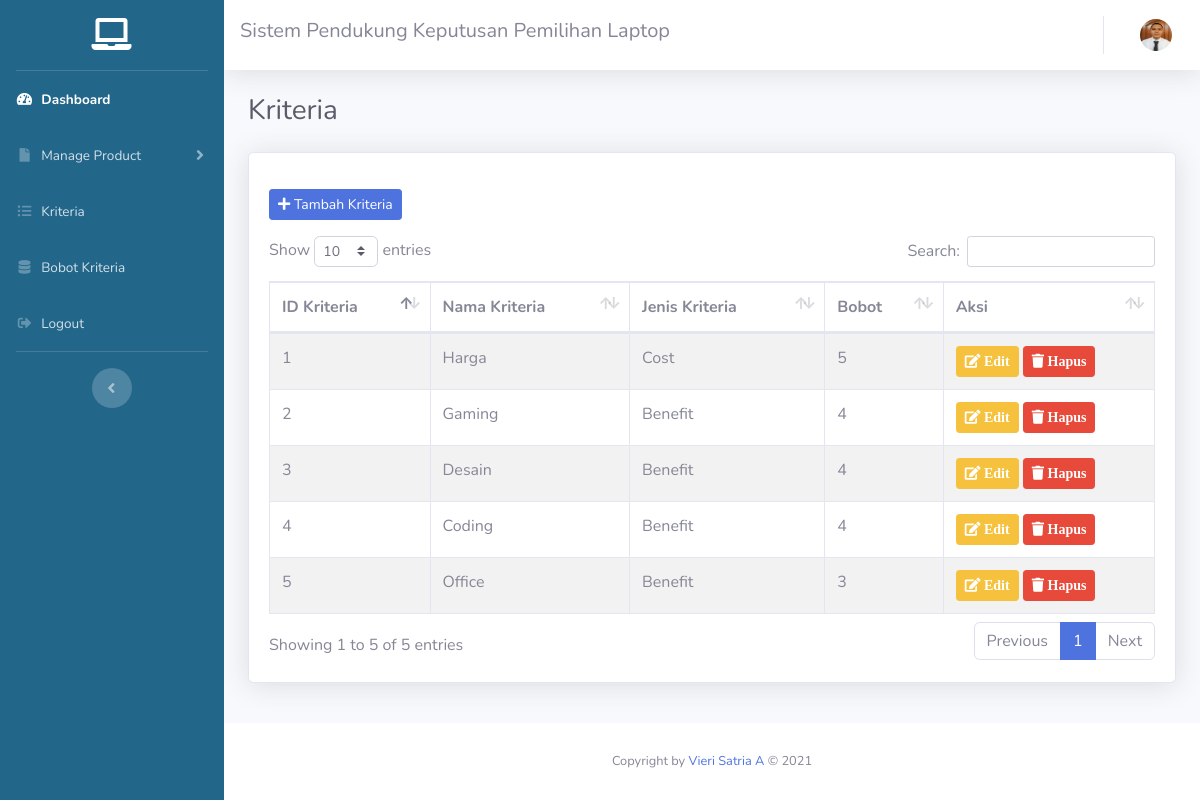
The app's page /admin/kriteria.php with its own data.
### tables this page shows
CREATE TABLE `kriteria` (
  `no_kriteria` int(11) NOT NULL,
  `nama_kriteria` varchar(50) NOT NULL,
  `jenis_kriteria` varchar(30) NOT NULL,
  `bobot` int(11) DEFAULT NULL
);

### admin/kriteria.php (the view, shortened to what this page needs)
<?php
include 'inc/header.php';
?>
<div class="container-fluid">
  <div class="d-sm-flex align-items-center justify-content-between mb-4">
    <h1 class="h3 mb-0 text-gray-800">Kriteria</h1>
  </div>
  <div class="card shadow mb-4">
    <div class="card-body">
      <a href="tambah_kriteria.php" class="btn btn-primary btn-sm my-3"><i class="fas fa-plus"></i> Tambah Kriteria</a>
      <div class="table-responsive">
        <table class="table table-bordered table-hover table-striped" id="dataTable" width="100%">
          <thead>
            <tr>
              <th>ID Kriteria</th>
              <th>Nama Kriteria</th>
              <th>Jenis Kriteria</th>
              <th>Bobot</th>
              <th>Aksi</th>
            </tr>
          </thead>
          <tbody>
            <?php
            include "../koneksi.php";
            $query = mysqli_query($koneksi, "SELECT * FROM kriteria order by no_kriteria ASC");
            while ($row = mysqli_fetch_array($query)) {
              echo "
                            <tr>
                                <td>$row[no_kriteria]</td>
                                <td>$row[nama_kriteria]</td>
                                <td>$row[jenis_kriteria]</td>
                                <td>$row[bobot]</td>
                            <td>
                                <a href='edit_kriteria.php?no_kriteria=$row[no_kriteria]' class='btn btn-warning btn-sm'><span class='fa fa-edit'aria-hidden='true'> Edit</span></a>
                                <a href='hapus_kriteria.php?no_kriteria=$row[no_kriteria]' onclick='return confirm('Yakin ingin menghapus data ini?')' class='btn btn-danger btn-sm'><span class='fa fa-trash'aria-hidden='true'> Hapus</span></a>
                            </td>
                        </tr>
                         ";
            } ?>
          </tbody>
        </table>
      </div>
    </div>
  </div>
</div>
</div>
<?php
include 'inc/footer.php';
?>

### admin/inc/header.php (shortened to what this page needs)
<?php
    include "../koneksi.php";
?>
<!DOCTYPE html>
<html lang="en">
<head>
    <link href="assets/vendor/fontawesome-free/css/all.min.css" rel="stylesheet" type="text/css">
    <link href="assets/vendor/datatables/dataTables.bootstrap4.min.css" rel="stylesheet">
    <link href="assets/css/sb-admin-2.min.css" rel="stylesheet">
    <link rel="stylesheet" type="text/css" href="assets/vendor/sweetalert/css/sweetalert2.min.css">
</head>
<body id="page-top">
    <div id="wrapper">
        <ul class="navbar-nav sidebar sidebar-dark accordion" style="background-color: #22668a;" id="accordionSidebar">
            <a class="sidebar-brand d-flex align-items-center justify-content-center" href="dashboard.php">
                <div class="sidebar-brand-icon rotate-n-10">
                    <i class="fas fa-laptop"></i>
                </div>
            </a>
            <hr class="sidebar-divider my-0">
            <li class="nav-item active">
                <a class="nav-link" href="index.php">
                    <i class="fas fa-fw fa-tachometer-alt"></i>
                    <span>Dashboard</span></a>
            </li>
             <li class="nav-item">
                <a class="nav-link collapsed" href="#" data-toggle="collapse" data-target="#collapseUtilities"
                    aria-expanded="true" aria-controls="collapseUtilities">
                    <i class="fas fa-fw fa-file"></i>
                    <span>Manage Product</span>
                </a>
            </li>
            <li class="nav-item">
                <a class="nav-link" href="kriteria.php">
                    <i class="fas fa-fw fa-list-ul"></i>
                    <span>Kriteria</span></a>
            </li>
            <li class="nav-item">
                <a class="nav-link" href="tabel_bobot.php">
                    <i class="fas fa-fw fa-database"></i>
                    <span>Bobot Kriteria</span></a>
            </li>
            <li class="nav-item">
                <a class="nav-link" href="../logout.php">
                    <i class="fas fa-fw fa-sign-out-alt"></i>
                    <span>Logout</span></a>
            </li>
            <hr class="sidebar-divider d-none d-md-block">
            <div class="text-center d-none d-md-inline">
                <button class="rounded-circle border-0" id="sidebarToggle"></button>
            </div>
        </ul>
        <div id="content-wrapper" class="d-flex flex-column">
            <div id="content">
                <nav class="navbar navbar-expand navbar-light bg-white topbar mb-4 static-top shadow">
                    <h5>Sistem Pendukung Keputusan Pemilihan Laptop</h5>
                    <ul class="navbar-nav ml-auto">
                    <?php
                    $query = mysqli_query($koneksi, "SELECT * FROM admin order by no_admin ASC");
                    while ($data = mysqli_fetch_array($query)) { ?>
                        <li class="nav-item dropdown no-arrow">
                            <a class="nav-link dropdown-toggle" href="#" id="userDropdown" role="button"
                                data-toggle="dropdown" aria-haspopup="true" aria-expanded="false">
                                <img class="img-profile rounded-circle"
                                    src="foto/<?php echo $data['foto']?>">
                            </a>
                        </li>
                    <?php } ?>
                    </ul>
                </nav>

### records on screen
kriteria: no_kriteria "1", nama_kriteria "Harga", jenis_kriteria "Cost", bobot "5"
kriteria: no_kriteria "2", nama_kriteria "Gaming", jenis_kriteria "Benefit", bobot "4"
kriteria: no_kriteria "3", nama_kriteria "Desain", jenis_kriteria "Benefit", bobot "4"
kriteria: no_kriteria "4", nama_kriteria "Coding", jenis_kriteria "Benefit", bobot "4"
kriteria: no_kriteria "5", nama_kriteria "Office", jenis_kriteria "Benefit", bobot "3"
